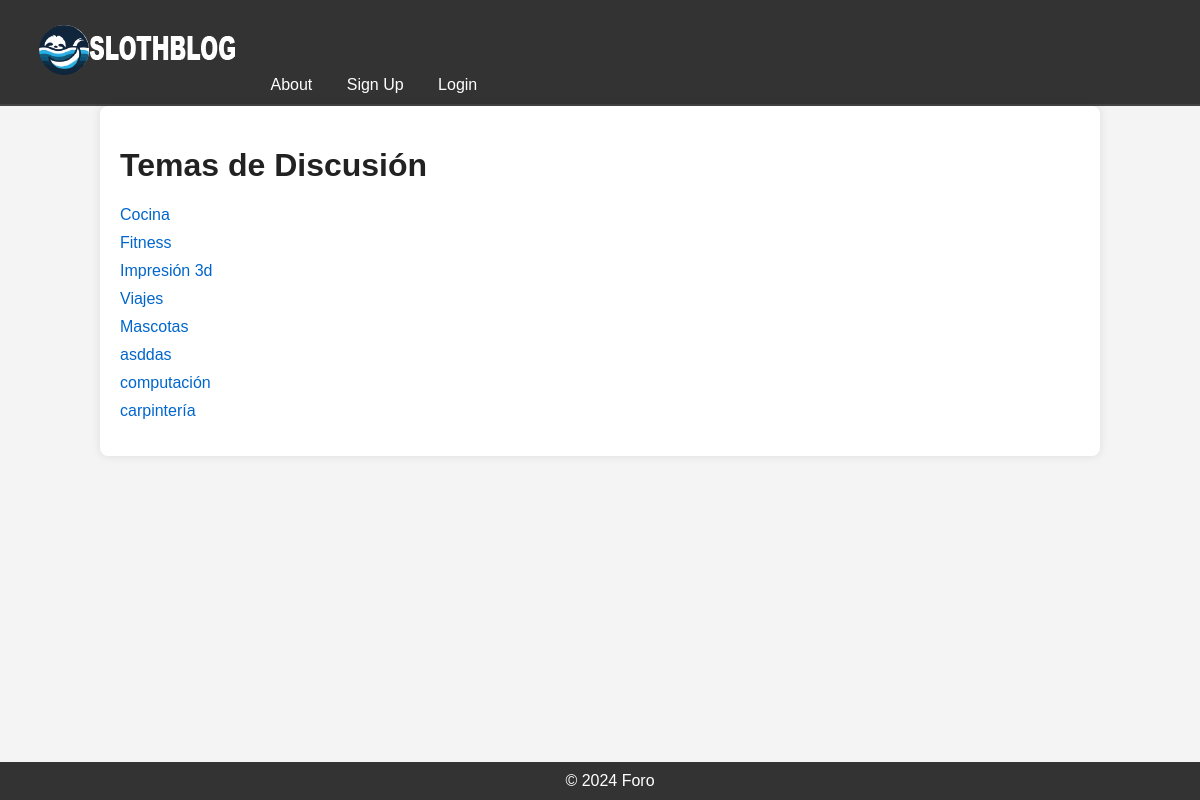
The page / on the database its author committed.
### blog/models.py (models this page shows, shortened)
class Tema(models.Model):
    nombre = models.CharField(max_length=100)
    descripcion = models.TextField()

### blog/views.py (the view)
# urls.py: path('', views.inicio, name='pagina_inicio'),
def inicio(request):
    temas = Tema.objects.all()
    return render(request, 'blog/inicio.html', {'temas': temas})

### blog/templates/blog/inicio.html (shortened to what this page needs)
<!DOCTYPE html>
<html lang="es">
<head>
    {% load static %}
    <link rel="stylesheet" href="{% static 'css/styles.css' %}">
</head>
<body>
    <nav>
        <a href="{% url 'pagina_inicio' %}"><img src="{% static 'images/logo.png' %}" alt="Logo"></a>
        <a href="{% url 'about' %}">About</a>
        {% if user.is_authenticated %}
            <a href="{% url 'perfil' %}">¡Bienvenido, {{ user.username }}!</a>
            <a href="{% url 'logout' %}">Logout</a>
        {% else %}
            <a href="{% url 'registro' %}">Sign Up</a>
            <a href="{% url 'login' %}">Login</a>
        {% endif %}
    </nav>
    <div class="container">
        <h1>Temas de Discusión</h1>
        <ul>
            {% for tema in temas %}
                <li><a href="{% url 'tema_detalle' tema.id %}">{{ tema.nombre }}</a></li>
            {% endfor %}
        </ul>
    </div>
    <footer>
        © 2024 Foro
    </footer>
</body>
</html>

### blog/static/css/styles.css (style rules this page uses)
body { font-family: Arial, sans-serif; color: #333; background-color: #f4f4f4; margin: 0; padding: 0; }
.container { width: 80%; margin: 0 auto; background: #fff; padding: 20px; border-radius: 8px; box-shadow: 0 0 10px rgba(0, 0, 0, 0.1); }
nav { background: #333; color: #fff; padding: 10px; border-bottom: 2px solid #444; }
nav a { color: #fff; text-decoration: none; margin: 0 15px; }
h1 { color: #222; }
ul { list-style-type: none; padding: 0; }
ul li { margin: 10px 0; }
ul li a { color: #0066cc; text-decoration: none; }
footer { background: #333; color: #fff; text-align: center; padding: 10px; position: fixed; width: 100%; bottom: 0; }

### rows shown on the page
Tema: nombre "Cocina"
Tema: nombre "Fitness"
Tema: nombre "Impresión 3d"
Tema: nombre "Viajes"
Tema: nombre "Mascotas"
Tema: nombre "asddas"
Tema: nombre "computación"
Tema: nombre "carpintería"
